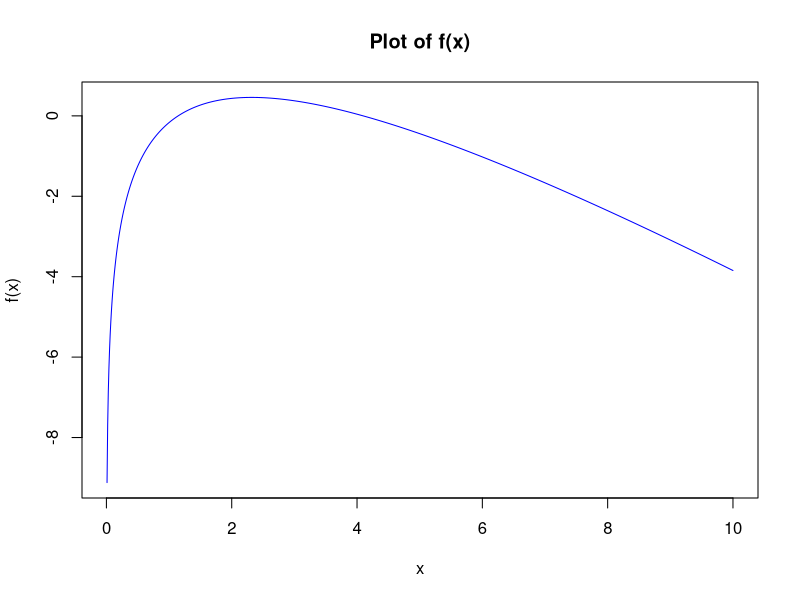

The R source for this figure:
## ---- chunk 1
set.seed(675)
library(ggplot2)
library(gridExtra)
## ---- chunk 2
# Define the function f(x)
f <- function(x) {
  return(log(x) / (1 + x))
}

# Define the derivative of f(x)
f_prime <- function(x) {
  return((1 - log(x) + x) / (1 + x)^2)
}

# Secant method to find the root of a function
secant_method <- function(f, x0, x1, tol = 1e-8, max_iter = 1000) {
  for (i in 1:max_iter) {
    x_next <- x1 - f(x1) * (x1 - x0) / (f(x1) - f(x0))
    if (abs(x_next - x1) < tol) {
      return(x_next)
    }
    x0 <- x1
    x1 <- x_next
  }
  warning("Maximum number of iterations reached")
  return(x_next)
}

# Find the root of f'(x)
root <- secant_method(f_prime, 1.0, 2.0)

# Maximiser of f(x) is where f'(x) = 0, so the value of x is the root we found
maximizer <- root

# Check if maximizer is valid
if (maximizer > 0) {
  cat("Maximizer of f(x) is:", maximizer, "\n")
  cat("Maximum value of f(x) is:", f(maximizer), "\n")
} else {
  cat("Maximizer not found in the domain of f(x)\n")
}

## ---- chunk 3
# Define the function f(x)
f <- function(x) {
  return(2 * log(x) + sqrt(log(x + 1)) - x)
}

# Define the derivative of f(x)
f_prime <- function(x) {
  return((2 / x) + (sqrt(log(x + 1)) / (2 * (x + 1))) - 1)
}

# (a) Plot the function f(x) over the interval (0, 10)
x_values <- seq(0.01, 10, by = 0.01)  # Generate x values
y_values <- f(x_values)  # Calculate corresponding y values

plot(x_values, y_values, type = "l",
     col = "blue", xlab = "x", ylab = "f(x)",
     main = "Plot of f(x)")

# (b) Use uniroot function to find the maximizer of f(x)
result <- uniroot(f_prime, lower = 1, upper = 4)$root

# Round maximizer to 3 decimal places
max_value <- round(result, digits = 3)

# Print maximizer
cat("Maximizer of f(x) (up to 3 decimal places):", max_value, "\n")

# (c) Define the function for Newton's method

## ---- chunk 4

## ---- chunk 5
# Print log and theta values
# Don't estimate the mean or variance parameters
